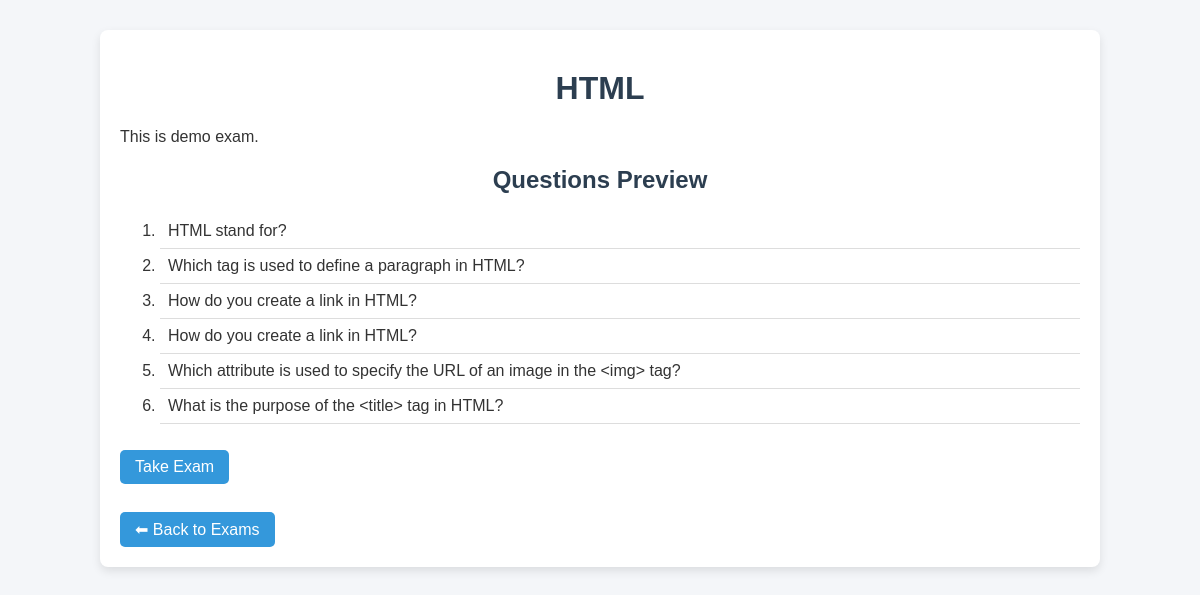
Page /exams/11/ on the committed database.
### exam/models.py (models this page shows, shortened)
class Exam(models.Model):
    title = models.CharField(max_length=200)
    description = models.TextField(blank=True)
    duration_minutes = models.PositiveIntegerField(default=10)
    pub_date = models.DateTimeField(default=timezone.now)

class Question(models.Model):
    exam = models.ForeignKey(Exam, on_delete=models.CASCADE, related_name='questions')
    text = models.TextField()
    marks = models.PositiveIntegerField(default=1)

### exam/views.py (the view)
# urls.py: path('<int:pk>/', views.exam_detail, name='exam_detail'),
def exam_detail(request, pk):
    exam = get_object_or_404(Exam, pk=pk)
    questions = exam.questions.all()
    return render(request, 'exam/exam_detail.html', {
        'exam': exam,
        'questions': questions
    })

### exam/templates/exam/exam_detail.html (shortened to what this page needs)
{% load static %}
<!DOCTYPE html>
<html>
<head>
    <link rel="stylesheet" href="{% static 'exam/style.css' %}">
</head>
<body>
<div class="container">
    <h1>{{ exam.title }}</h1>
    <p>{{ exam.description }}</p>
    <h2>Questions Preview</h2>
    <ol>
      {% for q in questions %}
        <li>{{ q.text }}</li>
      {% empty %}
        <li>No questions added yet.</li>
      {% endfor %}
    </ol>
    <a href="{% url 'take_exam' exam.pk %}">Take Exam</a>
    <br><br>
    <a href="{% url 'exam_list' %}">⬅ Back to Exams</a>
</div>
</body>
</html>

### exam/static/exam/style.css (style rules this page uses)
body { font-family: Arial, sans-serif; background: #f4f6f9; margin: 0; padding: 0; color: #333; }
h1, h2 { color: #2c3e50; text-align: center; margin-top: 20px; }
.container { width: 80%; margin: auto; background: #fff; padding: 20px; margin-top: 30px; border-radius: 8px; box-shadow: 0 4px 10px rgba(0,0,0,0.1); }
button, a { display: inline-block; padding: 8px 15px; margin-top: 10px; border-radius: 5px; text-decoration: none; background: #3498db; color: white; border: none; cursor: pointer; }
li { padding: 8px; border-bottom: 1px solid #ddd; }

### rows in the picture
Exam: title "HTML", description "This is demo exam."
Question: text "HTML stand for?"
Question: text "Which tag is used to define a paragraph in HTML?"
Question: text "How do you create a link in HTML?"
Question: text "How do you create a link in HTML?"
Question: text "Which attribute is used to specify the URL of an image in the <img> tag?"
Question: text "What is the purpose of the <title> tag in HTML?"
